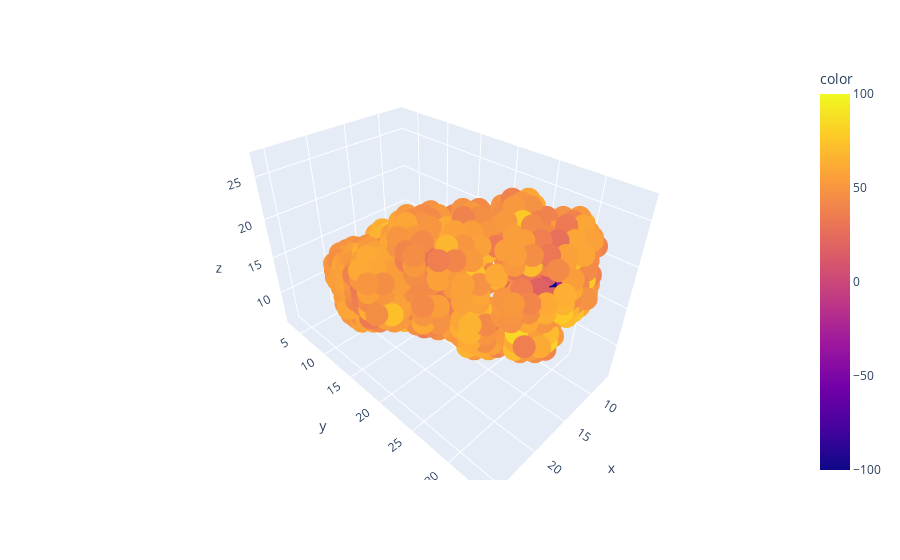

Notebook source saved alongside this figure:
### Code cell
fig = px.scatter_3d(x=pos_ligand[:,0], y=pos_ligand[:,1], z=pos_ligand[:,2],
              color=rescaled)
fig.show()

### Figure 1 — Plotly figure (JSON) as saved in the notebook; plotly's stock layout.template omitted (floating-point values rounded to 4 significant figures; data arrays with more than 128 entries replaced by an {"elided": "..."} marker saying what was removed)
{"data": [{"hoverlabel": {"namelength": 0}, "hovertemplate": "x=%{x}<br>y=%{y}<br>z=%{z}<br>color=%{marker.color}", "legendgroup": "", "marker": {"color": {"elided": "1784 float values"}, "coloraxis": "coloraxis", "symbol": "circle"}, "mode": "markers", "name": "", "scene": "scene", "showlegend": false, "type": "scatter3d", "x": {"elided": "1784 int values"}, "y": {"elided": "1784 int values"}, "z": {"elided": "1784 int values"}}], "layout": {"coloraxis": {"colorbar": {"title": {"text": "color"}}, "colorscale": [[0, "#0d0887"], [0.1111, "#46039f"], [0.2222, "#7201a8"], [0.3333, "#9c179e"], [0.4444, "#bd3786"], [0.5556, "#d8576b"], [0.6667, "#ed7953"], [0.7778, "#fb9f3a"], [0.8889, "#fdca26"], [1, "#f0f921"]]}, "legend": {"tracegroupgap": 0}, "margin": {"t": 60}, "scene": {"domain": {"x": [0, 1], "y": [0, 1]}, "xaxis": {"title": {"text": "x"}}, "yaxis": {"title": {"text": "y"}}, "zaxis": {"title": {"text": "z"}}}}}
